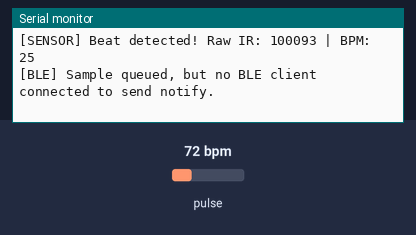
The program below on a simulated ESP32-C3. On the bench: the last lines printed to the serial monitor. The inputs (shaded band) are chosen by the test bench; at power-on: pulse 72 bpm. Nothing arrives over Bluetooth unless stated; a phone connects over Bluetooth LE 3 s after start.

Above: at 3.2 s.
3.3 s: pulse set to 42 bpm
At 6.2 s:
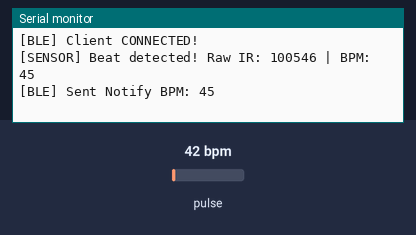
6.3 s: pulse set to 70 bpm
At 12.6 s:
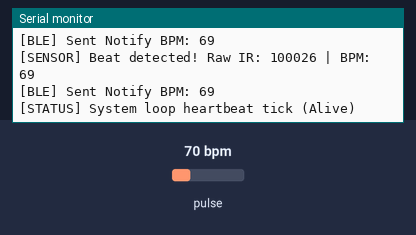
Timing chart, 0 to 14.1 s (numbered marks = the images above; inputs shaded):
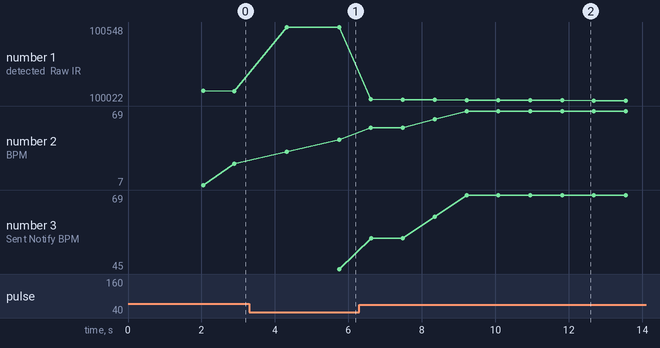

The program:

main.cpp
```cpp
#include <Arduino.h>
#include <freertos/FreeRTOS.h>
#include <freertos/queue.h>
#include <freertos/task.h>

#include <Wire.h>
#include <BLE2902.h>
#include <BLEDevice.h>
#include <BLEServer.h>
#include <BLEUtils.h>
#include <heartRate.h>
#include <MAX30105.h>

#define DEVICE_NAME "VERITAS-SENSOR"
#define HR_SERVICE_UUID BLEUUID((uint16_t)0x180D)
#define HR_CHAR_UUID BLEUUID((uint16_t)0x2A37)

// ESP32-C3 SuperMini I2C Pins
#define SUPERMINI_SDA 5
#define SUPERMINI_SCL 6

#define SENSOR_POLL_MS 2

typedef struct {
  uint16_t bpm;
} HeartRateSample;

MAX30105 particleSensor;
BLECharacteristic *hrCharacteristic;
QueueHandle_t sampleQueue;
volatile bool deviceConnected = false;
bool sensorFound = false;

class ServerCallbacks : public BLEServerCallbacks {
  void onConnect(BLEServer *server) override {
    deviceConnected = true;
    Serial.println("[BLE] Client CONNECTED!");
  }
  void onDisconnect(BLEServer *server) override {
    deviceConnected = false;
    Serial.println("[BLE] Client DISCONNECTED! Restarting advertising...");
    server->getAdvertising()->start();
  }
};

// -- SensorTask: Reads hardware --
void sensorTask(void *pvParameters) {
  Serial.println("[TASK] SensorTask initialized and running.");

  const byte RATE_SIZE = 4;
  byte rates[RATE_SIZE] = {0};
  byte rateSpot = 0;
  long lastBeat = 0;
  int beatAvg = 0;

  for (;;) {
    if (!sensorFound) {
      Serial.println("[TASK] SensorTask waiting... (MAX30102 not detected)");
      vTaskDelay(pdMS_TO_TICKS(2000));
      continue;
    }

    long irValue = particleSensor.getIR();

    if (checkForBeat(irValue)) {
      long delta = millis() - lastBeat;
      lastBeat = millis();
      float bpm = 60.0 / (delta / 1000.0);

      if (bpm > 20 && bpm < 255) {
        rates[rateSpot++] = (byte)bpm;
        rateSpot %= RATE_SIZE;
        int total = 0;
        for (byte i = 0; i < RATE_SIZE; i++) total += rates[i];
        beatAvg = total / RATE_SIZE;
      }

      if (irValue > 50000 && beatAvg > 0) {
        Serial.printf("[SENSOR] Beat detected! Raw IR: %ld | BPM: %d\n", irValue, beatAvg);
        HeartRateSample sample = {(uint16_t)beatAvg};
        xQueueSend(sampleQueue, &sample, 0);
      }
    }

    vTaskDelay(pdMS_TO_TICKS(SENSOR_POLL_MS));
  }
}

// -- BLETask: Sends notifications --
void bleTask(void *pvParameters) {
  Serial.println("[TASK] BLETask initialized and waiting for data...");
  HeartRateSample sample;

  for (;;) {
    if (xQueueReceive(sampleQueue, &sample, portMAX_DELAY) != pdTRUE) continue;

    if (!deviceConnected) {
      Serial.println("[BLE] Sample queued, but no BLE client connected to send notify.");
      continue;
    }

    uint8_t payload[2] = {0x00, (uint8_t)sample.bpm};
    hrCharacteristic->setValue(payload, 2);
    hrCharacteristic->notify();
    Serial.printf("[BLE] Sent Notify BPM: %d\n", sample.bpm);
  }
}

void setup() {
  // 1. Lower CPU frequency to keep SuperMini cool
  setCpuFrequencyMhz(80);

  // 2. Initialize Serial
  Serial.begin(115200);

  // CRITICAL FOR NATIVE USB CDC: Wait 2 seconds for PC USB driver to attach
  delay(2000);

  Serial.println("\n--- [BOOT] VERITAS-AI ESP32-C3 SuperMini Starting ---");
  Serial.printf("[BOOT] CPU Frequency set to: %d MHz\n", getCpuFrequencyMhz());

  // 3. Initialize I2C Bus
  Serial.printf("[I2C] Initializing Wire on SDA=GPIO%d, SCL=GPIO%d...\n", SUPERMINI_SDA, SUPERMINI_SCL);
  Wire.begin(SUPERMINI_SDA, SUPERMINI_SCL);

  // 4. Test MAX30102 Sensor
  Serial.println("[I2C] Probing MAX30102 sensor...");
  if (!particleSensor.begin(Wire, I2C_SPEED_FAST)) {
    Serial.println("[ERROR] MAX30102 NOT found on I2C bus! Check power & SDA/SCL wiring.");
    sensorFound = false;
  } else {
    Serial.println("[SUCCESS] MAX30102 detected!");
    particleSensor.setup();
    particleSensor.setPulseAmplitudeRed(0x0A);
    particleSensor.setPulseAmplitudeGreen(0);
    sensorFound = true;
  }

  // 5. Initialize BLE Stack
  Serial.printf("[BLE] Initializing BLE stack as '%s'...\n", DEVICE_NAME);
  BLEDevice::init(DEVICE_NAME);

  BLEServer *server = BLEDevice::createServer();
  server->setCallbacks(new ServerCallbacks());

  Serial.println("[BLE] Registering Heart Rate Service (0x180D)...");
  BLEService *hrService = server->createService(HR_SERVICE_UUID);
  hrCharacteristic = hrService->createCharacteristic(
      HR_CHAR_UUID,
      BLECharacteristic::PROPERTY_NOTIFY
  );
  hrCharacteristic->addDescriptor(new BLE2902());
  hrService->start();

  Serial.println("[BLE] Starting BLE Advertising...");
  BLEAdvertising *advertising = BLEDevice::getAdvertising();
  advertising->addServiceUUID(HR_SERVICE_UUID);
  advertising->setScanResponse(true);
  BLEDevice::startAdvertising();
  Serial.println("[SUCCESS] BLE Advertising active!");

  // 6. Setup FreeRTOS Queue & Tasks
  Serial.println("[RTOS] Creating sample queue...");
  sampleQueue = xQueueCreate(16, sizeof(HeartRateSample));

  Serial.println("[RTOS] Launching SensorTask and BLETask...");
  xTaskCreate(sensorTask, "SensorTask", 4096, NULL, 1, NULL);
  xTaskCreate(bleTask, "BLETask", 4096, NULL, 1, NULL);

  Serial.println("--- [BOOT] Setup complete! Board ready. ---\n");
}

void loop() {
  vTaskDelay(pdMS_TO_TICKS(5000));
  Serial.println("[STATUS] System loop heartbeat tick (Alive)");
}
```

Measured:
- after the input at 3.3 s, the serial monitor: prints a new line after 1.0 s (image 1)
- after the input at 6.3 s, the serial monitor: prints a new line after 0.31 s (image 2)
- plotted number 1: 100093 → 100546 after the input at 3.3 s, 100546 → 100022 after the input at 6.3 s
- plotted number 2: 25 → 45 after the input at 3.3 s, 45 → 69 after the input at 6.3 s
- plotted number 3: 45 → 69 after the input at 6.3 s
